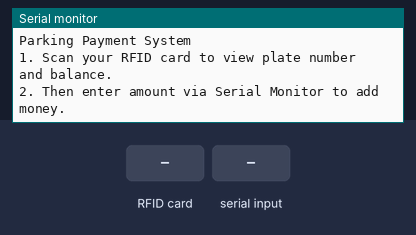
This sketch was run on a simulated Arduino Uno, built with avr-gcc and run on an emulated ATmega328P. On the bench: the last lines printed to the serial monitor. Inputs (shaded band) come from the test bench.

Above: at 1.3 s.
1.4 s: RFID card 5E 7A 19 C4 held to the reader
At 2.6 s:
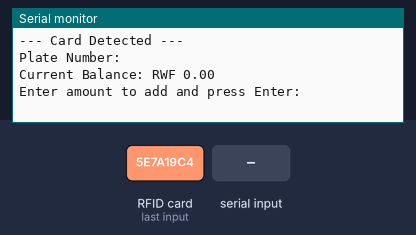
2.9 s: "90,45\n" received over Serial
At 4.6 s:
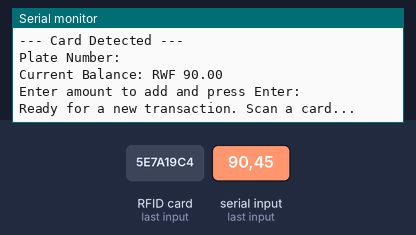

Measured:
- after the input at 1.4 s, the serial monitor: prints a new line at once (image 1)
- after the input at 2.9 s, the serial monitor: prints a new line at once (image 2)

The sketch:

add_money.ino
```cpp
#include <SPI.h>
#include <MFRC522.h>

#define RST_PIN 9
#define SS_PIN 10

MFRC522 mfrc522(SS_PIN, RST_PIN);
MFRC522::MIFARE_Key key;

const int PLATE_BLOCK = 2;
const int BALANCE_BLOCK = 4;

int amountToAdd = 0;
bool waitingForInput = false;

void setup() {
  Serial.begin(9600);
  SPI.begin();
  mfrc522.PCD_Init();

  for (byte i = 0; i < 6; i++) {
    key.keyByte[i] = 0xFF;
  }

  Serial.println("Parking Payment System");
  Serial.println("1. Scan your RFID card to view plate number and balance.");
  Serial.println("2. Then enter amount via Serial Monitor to add money.");
}

void loop() {
  if (Serial.available() && waitingForInput) {
    String input = Serial.readStringUntil('\n');
    amountToAdd = input.toInt();

    if (amountToAdd > 0) {
      processPayment();
      waitingForInput = false;
      mfrc522.PICC_HaltA();
      mfrc522.PCD_StopCrypto1();
      Serial.println("\nReady for a new transaction. Scan a card...");
    } else {
      Serial.println("Invalid amount! Please enter a positive integer.");
    }
  }

  if (!waitingForInput && mfrc522.PICC_IsNewCardPresent() && mfrc522.PICC_ReadCardSerial()) {
    displayCardInfo();
    waitingForInput = true;
  }
}

void displayCardInfo() {
  Serial.println("\n--- Card Detected ---");

  byte status;
  byte buffer[18];
  byte size = sizeof(buffer);

  // Read plate number
  status = mfrc522.PCD_Authenticate(MFRC522::PICC_CMD_MF_AUTH_KEY_A, PLATE_BLOCK, &key, &(mfrc522.uid));
  if (status != MFRC522::STATUS_OK) {
    Serial.println("Authentication failed for plate number reading");
    return;
  }

  status = mfrc522.MIFARE_Read(PLATE_BLOCK, buffer, &size);
  if (status != MFRC522::STATUS_OK) {
    Serial.println("Reading plate number failed");
    return;
  }

  char plateNumber[8]; // 7 chars + null terminator
  memcpy(plateNumber, buffer, 7);
  plateNumber[7] = '\0'; // Ensure null-termination

  Serial.print("Plate Number: ");
  Serial.println(plateNumber);

  // Read balance
  status = mfrc522.PCD_Authenticate(MFRC522::PICC_CMD_MF_AUTH_KEY_A, BALANCE_BLOCK, &key, &(mfrc522.uid));
  if (status != MFRC522::STATUS_OK) {
    Serial.println("Authentication failed for balance reading");
    return;
  }

  status = mfrc522.MIFARE_Read(BALANCE_BLOCK, buffer, &size);
  if (status != MFRC522::STATUS_OK) {
    Serial.println("Reading balance failed");
    return;
  }

  float currentBalance;
  memcpy(&currentBalance, buffer, sizeof(float));

  Serial.print("Current Balance: RWF ");
  Serial.println(currentBalance, 2);
  Serial.print("Enter amount to add and press Enter: ");
}

void processPayment() {
  Serial.println("\n--- Processing Payment ---");

  byte status;
  byte buffer[18];
  byte size = sizeof(buffer);

  // Authenticate and read current balance
  status = mfrc522.PCD_Authenticate(MFRC522::PICC_CMD_MF_AUTH_KEY_A, BALANCE_BLOCK, &key, &(mfrc522.uid));
  if (status != MFRC522::STATUS_OK) {
    Serial.println("Authentication failed for balance reading during payment");
    return;
  }

  status = mfrc522.MIFARE_Read(BALANCE_BLOCK, buffer, &size);
  if (status != MFRC522::STATUS_OK) {
    Serial.println("Reading balance failed during payment");
    return;
  }

  float currentBalance;
  memcpy(&currentBalance, buffer, sizeof(float));
  float newBalance = currentBalance + amountToAdd;

  byte writeBuffer[16];
  memset(writeBuffer, 0, sizeof(writeBuffer));
  memcpy(writeBuffer, &newBalance, sizeof(float));

  // Authenticate again before writing
  status = mfrc522.PCD_Authenticate(MFRC522::PICC_CMD_MF_AUTH_KEY_A, BALANCE_BLOCK, &key, &(mfrc522.uid));
  if (status != MFRC522::STATUS_OK) {
    Serial.println("Authentication failed for balance writing");
    return;
  }

  status = mfrc522.MIFARE_Write(BALANCE_BLOCK, writeBuffer, 16);
  if (status != MFRC522::STATUS_OK) {
    Serial.println("Writing new balance failed");
    return;
  }

  delay(100);

  // Verify the write
  status = mfrc522.MIFARE_Read(BALANCE_BLOCK, buffer, &size);
  if (status != MFRC522::STATUS_OK) {
    Serial.println("Reading verification failed");
    return;
  }

  float verifiedBalance;
  memcpy(&verifiedBalance, buffer, sizeof(float));

  Serial.print("Added RWF ");
  Serial.print(amountToAdd);
  Serial.print(". New Balance: RWF ");
  Serial.println(verifiedBalance, 2);

  if (verifiedBalance != newBalance) {
    Serial.println("Warning: Balance verification failed!");
  }

  // Show updated card details again
  displayCardInfo();
}
```
